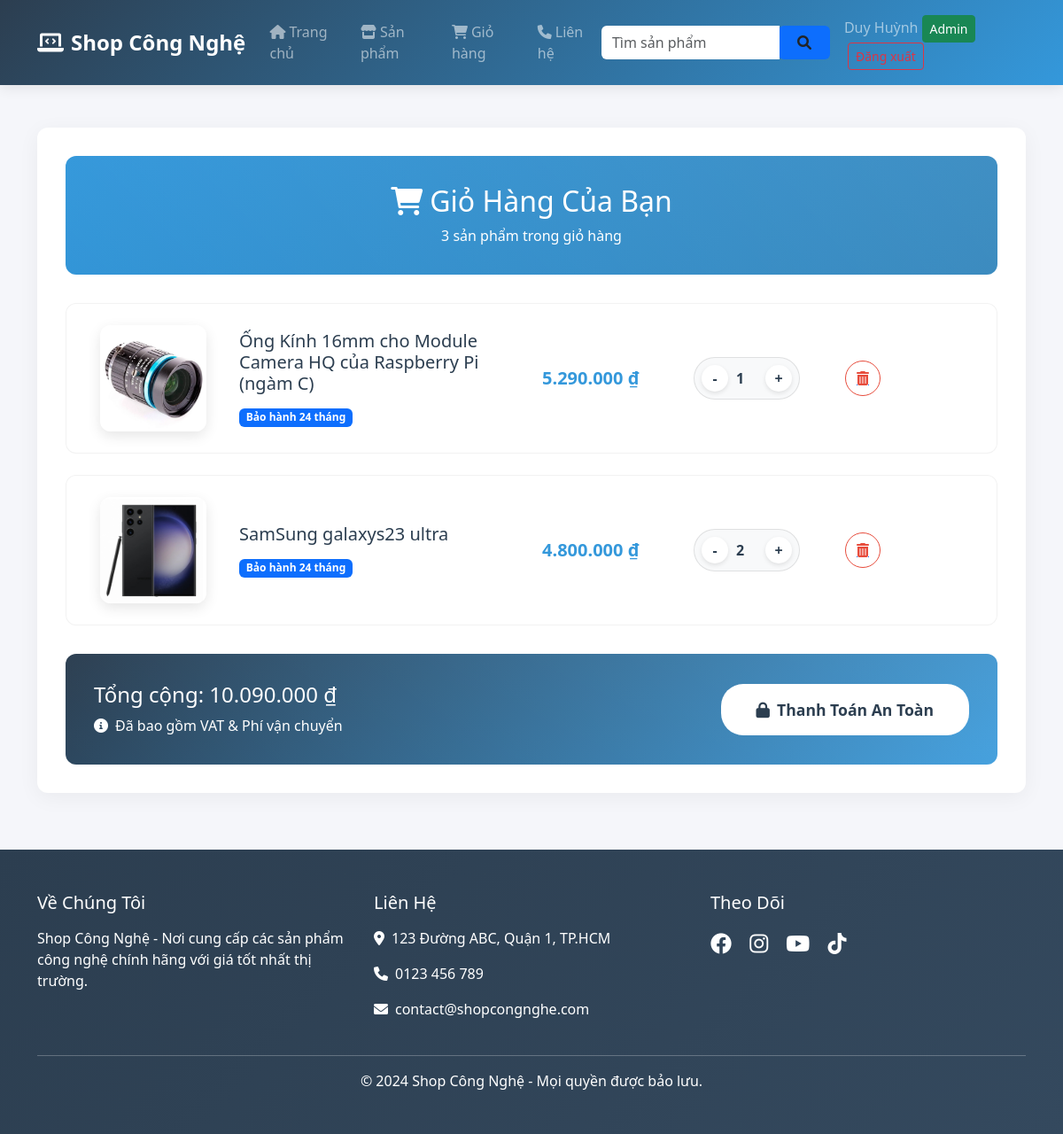
/cart.php (signed in), run on the app's committed database.
### tables this page shows
CREATE TABLE `products` (
  `id` int(11) NOT NULL,
  `name` varchar(100) NOT NULL,
  `manu_id` int(11) NOT NULL,
  `price` int(11) NOT NULL,
  `image` varchar(1000) NOT NULL,
  `description` text NOT NULL,
  `feature` tinyint(4) NOT NULL,
  `create_at` timestamp NOT NULL DEFAULT current_timestamp(),
  `type_id` int(11) NOT NULL
);

CREATE TABLE `carts` (
  `id_user` int(11) NOT NULL,
  `id_product` int(11) NOT NULL,
  `soluong` int(11) NOT NULL
);

### public/models/db.php (called while the page is built)
<?php
class db
{
    public static $connection;
    public function __construct()
    {
        if (!self::$connection) {
            self::$connection = new mysqli(DB_HOST, DB_USER, DB_PASSWORD, DB_NAME, PORT);
            self::$connection->set_charset(DB_CHARSET);
        }
        return self::$connection;
    }
}

### public/models/carts.php (called while the page is built, shortened)
<?php
class Carts extends db
{
    public function HienThiCart_User($id)
    {
        $sql = self::$connection->prepare("SELECT * FROM carts WHERE id_user = ?");
        $sql->bind_param("i", $id);
        $sql->execute();
        $items = $sql->get_result()->fetch_all(MYSQLI_ASSOC);
        return $items;
    }
}

### public/models/products.php (called while the page is built, shortened)
<?php
class Products extends db
{
    public function HienThiMotSanPham($id)
    {
        $sql = self::$connection->prepare("SELECT * FROM products WHERE id = ?");
        $sql->bind_param("i", $id);
        $sql->execute();
        $items = $sql->get_result()->fetch_all(MYSQLI_ASSOC);
        return $items;
    }
}

### cart.php (the view, shortened to what this page needs)
<!DOCTYPE html>
<html lang="vi">
<head>
    <link href="https://cdn.jsdelivr.net/npm/bootstrap@5.3.1/dist/css/bootstrap.min.css" rel="stylesheet">
    <link href="https://cdnjs.cloudflare.com/ajax/libs/font-awesome/6.0.0/css/all.min.css" rel="stylesheet">
    <link rel="stylesheet" href="public/css/stylecart.css">
</head>
<body>
    <?php include "header.php" ?>
    <?php
        $cartUser = $cart->HienThiCart_User($idUser);
        $Tong = 0;
        foreach ($cartUser as $value) {
            $Tong += $value['soluong'];
        }
     ?>
    <div class="container">
        <div class="cart-container">
            <div class="cart-header text-center">
                <h2><i class="fas fa-shopping-cart me-2"></i>Giỏ Hàng Của Bạn</h2>
                <p class="mb-0"><?php echo $Tong ?> sản phẩm trong giỏ hàng</p>
            </div>
            <div class="products-list">
                <?php
                   $Tongtien = 0;
                   foreach($cartUser as $value):
                      $cartProduct = $products->HienThiMotSanPham($value['id_product']);
                      foreach($cartProduct as $x):
                        $tien = $x['price'] * $value['soluong'];
                        $Tongtien += $tien;
                ?>
                <div class="product-card">
                    <div class="row align-items-center">
                        <div class="col-md-2 text-center">
                            <img src="public/img/<?php echo $x['image'] ?>" alt="iPhone 14" class="product-image">
                        </div>
                        <div class="col-md-4">
                            <h5 class="mb-2"><?php echo $x['name'] ?></h5>
                            <span class="badge bg-primary mt-2">Bảo hành 24 tháng</span>
                        </div>
                        <div class="col-md-2">
    <span class="price" data-unit-price="<?php echo $x['price']; ?>">
        <?php echo number_format($x['price'] * $value['soluong'], 0, '', '.'); ?> ₫
    </span>
    </div>
                        <div class="col-md-2">
                            <div class="quantity-control">
                                <button class="quantity-btn" onclick="decreaseQuantity(this, <?php echo $x['id']; ?>)">-</button>
                                <input type="number" class="quantity-input" value="<?php echo $value['soluong'] ?>" min="1" readonly>
                                <button class="quantity-btn" onclick="increaseQuantity(this, <?php echo $x['id']; ?>)">+</button>
                            </div>
                        </div>
                        <div class="col-md-2 text-end">
                            <a href="./public/xulyCRUD/xulyXoaCart.php?idUser=<?php echo $_SESSION['user_id'] ?>&idProduct=<?php echo $x['id'] ?>">
                            <button class="btn delete-btn">
                                <i class="fas fa-trash-alt"></i>
                            </button>
                            </a>
                        </div>
                    </div>
                </div>
                <?php endforeach;
            endforeach; ?>
            </div>
            <div class="checkout-section">
                <div class="row align-items-center">
                    <div class="col-lg-6">
                        <h4 class="mb-2">Tổng cộng: <span id="totalPrice"><?php echo number_format($Tongtien, 0, '', '.') ?> ₫</span></h4>
                        <p class="mb-0"><i class="fas fa-info-circle me-2"></i>Đã bao gồm VAT & Phí vận chuyển</p>
                    </div>
                    <div class="col-lg-6 text-lg-end">
                        <button class="checkout-btn">
                            <i class="fas fa-lock me-2"></i>Thanh Toán An Toàn
                        </button>
                    </div>
                </div>
            </div>
        </div>
    </div>
    <?php include "footer.php" ?>
</body>
</html>

### public/css/stylecart.css (style rules this page uses)
:root { --primary-color: #2c3e50; --accent-color: #3498db; --background-color: #f5f6fa; --card-background: #ffffff; --text-color: #2c3e50; --border-radius: 12px; }
body { background-color: var(--background-color); color: var(--text-color); font-family: 'Segoe UI', system-ui, -apple-system, sans-serif; }
.cart-container { background: var(--card-background); border-radius: var(--border-radius); box-shadow: 0 5px 25px rgba(0,0,0,0.05); padding: 2rem; margin: 2rem auto; }
.cart-header { background: linear-gradient(135deg, #3498db, #2980b9); padding: 2rem; border-radius: var(--border-radius); color: white; position: relative; overflow: hidden; margin-bottom: 2rem; }
.cart-header::after { content: ''; position: absolute; top: 0; right: 0; width: 100%; height: 100%; background: linear-gradient(45deg, transparent, rgba(255,255,255,0.1)); }
.product-card { background: var(--card-background); border-radius: var(--border-radius); padding: 1.5rem; margin-bottom: 1.5rem; border: 1px solid rgba(0,0,0,0.05); transition: all 0.3s ease; position: relative; overflow: hidden; }
.product-image { width: 120px; height: 120px; object-fit: cover; border-radius: var(--border-radius); box-shadow: 0 5px 15px rgba(0,0,0,0.1); transition: all 0.3s ease; }
.quantity-control { background: #f8f9fa; border-radius: 25px; padding: 0.5rem; display: flex; align-items: center; justify-content: space-between; width: 120px; border: 1px solid rgba(0,0,0,0.1); }
.quantity-btn { width: 30px; height: 30px; border-radius: 50%; border: none; background: white; color: var(--primary-color); font-weight: bold; box-shadow: 0 2px 5px rgba(0,0,0,0.1); transition: all 0.3s ease; }
.quantity-input { width: 40px; border: none; background: transparent; text-align: center; font-weight: 600; color: var(--primary-color); }
.price { color: var(--accent-color); font-weight: 600; font-size: 1.25rem; }
.delete-btn { color: #e74c3c; border: 1px solid #e74c3c; border-radius: 50%; width: 40px; height: 40px; display: flex; align-items: center; justify-content: center; transition: all 0.3s ease; }
.checkout-section { background: linear-gradient(135deg, #2c3e50, #3498db); border-radius: var(--border-radius); padding: 2rem; color: white; margin-top: 2rem; position: relative; overflow: hidden; }
.checkout-section::after { content: ''; position: absolute; top: 0; right: 0; width: 100%; height: 100%; background: linear-gradient(45deg, transparent, rgba(255,255,255,0.1)); z-index: 1; }
.checkout-btn { background: white; color: var(--primary-color); border: none; padding: 1rem 2.5rem; border-radius: 25px; font-weight: 600; font-size: 1.1rem; transition: all 0.3s ease; position: relative; z-index: 2; }

### data on the page
carts: soluong "1"
products: image (picture), name "Ống Kính 16mm cho Module Camera HQ của Raspberry Pi (ngàm C)", $x['price']*$value['soluong'] "5.290.000"
carts: soluong "2"
products: image (picture), name "SamSung galaxys23 ultra", $x['price']*$value['soluong'] "4.800.000"

### other printed values
$_SESSION['username'] "Duy Huỳnh"
$Tong "3"
$Tongtien "10.090.000"
